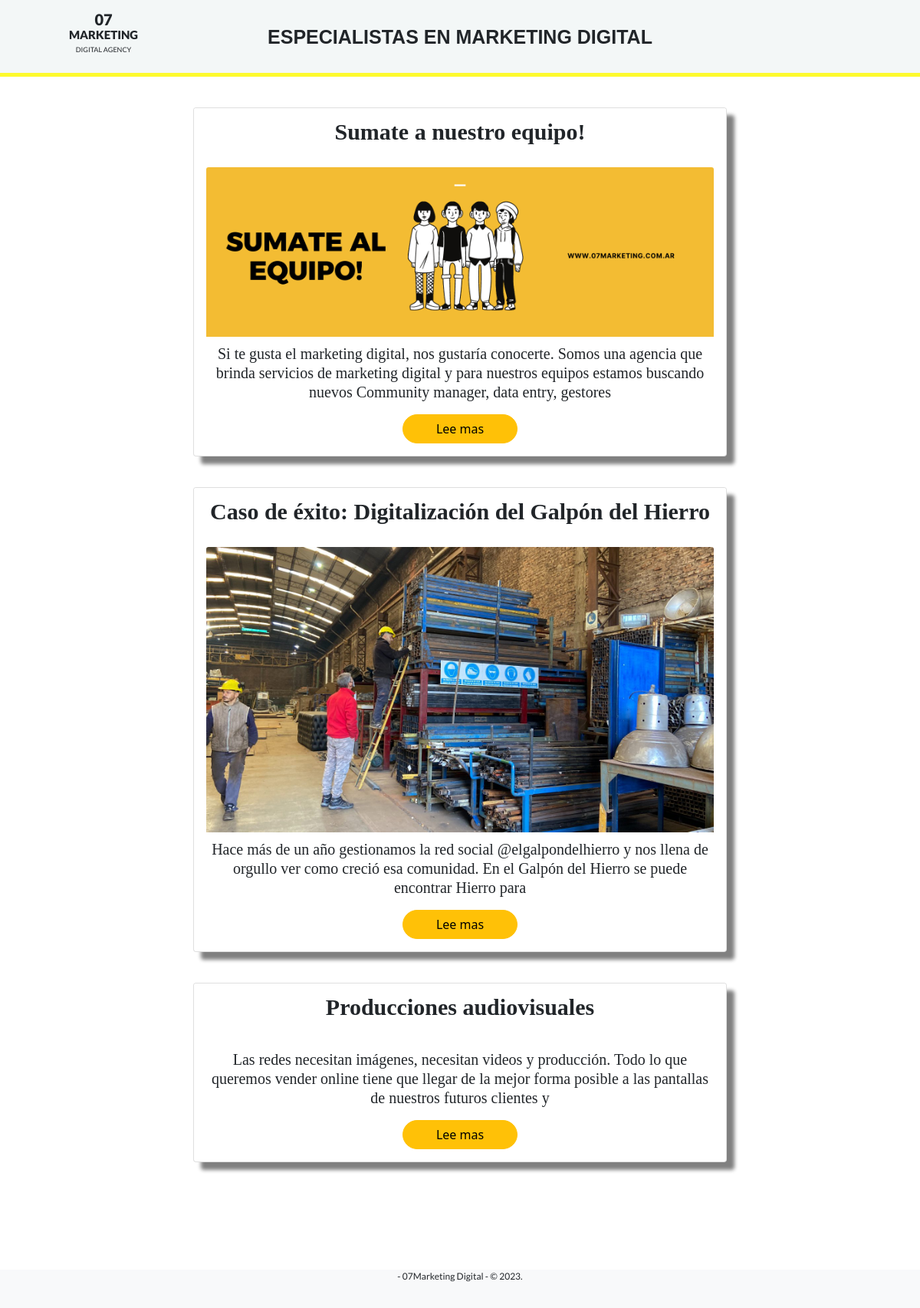
The page / on the database its author committed.
### appweb/models.py (models this page shows, shortened)
class Tarjeta(models.Model):
    titulo = models.CharField(max_length=100, verbose_name = 'Titulo', unique=True)
    imagen = models.ImageField(upload_to='media/', null=True, blank=True)
    descripcion = models.TextField(verbose_name = 'Descripción')
    estado = models.BooleanField(default=True)

### appweb/views.py (the view)
# urls.py: path('', TarjetaList.as_view(), name='tarjetas'),
class TarjetaList(ListView):
    model = Tarjeta
    template_name = 'appweb/index.html'

### appweb/templates/appweb/index.html
{% extends 'base.html' %}
{% load static %}
{% block content %}
{% for tarjeta in object_list %}
<div>
<div class="card">
    <div class="card-header">
      {{tarjeta.titulo}}
    </div>
    <div class="card-body mx-auto">
      {% if tarjeta.imagen %}
      <img src="{{tarjeta.imagen.url}}" class="card-img-top" alt="...">
      {% endif %}
      <p class="card-text">{{tarjeta.descripcion}}</p>
      <div class="boton">
        <a href="#" class="btn btn-warning">Lee mas</a>
      </div>
    </div>
</div>
</div>
{% endfor%}
{% endblock %}

### templates/base.html (shortened to what this page needs)
<!doctype html>
{% load static %}
<html lang="en">
  <head>
    <link href="https://cdn.jsdelivr.net/npm/bootstrap@5.0.2/dist/css/bootstrap.min.css" rel="stylesheet">
    <link rel="stylesheet" href="{% static 'css/estilos.css' %}">
  </head>
  <body>
    <div class="cabecera-principal">
        <div class="logo">
            <p class="logo-numero">07</p>
            <p class="logo-escritura">MARKETING</p>
            <p class="logo-mini">DIGITAL AGENCY</p>
        </div>
        <div class="titulo">
            <p>ESPECIALISTAS  EN  MARKETING  DIGITAL</p>
        </div>
    </div>
    <div class="container">
      {% block content %}
      {% endblock %}
    </div>
    <footer class="footer mt-auto bg-light">
      <div class="container">
        <span class="text-footer"> - 07Marketing Digital -  &copy; 2023.</span>
      </div>
    </footer>
  </body>
</html>

### static/css/estilos.css (style rules this page uses)
.cabecera-principal { width: 100%; height: 100px; background-color: rgb(243, 247, 247); border-bottom: 5px solid #fdfa2d; padding-top: 10px; top: 0; position: fixed; z-index: 4; }
.logo { width: 150px; height: 70px; padding: 5px; margin-left: 60px; }
.logo-numero { font-size: 20px; font-weight: 800; font-family: Lato, sans-serif; padding-top: 10px; line-height: 1px; display: flex; align-items: center; justify-content: center; }
.logo-escritura { font-size: 15px; font-weight: 800; font-family: Lato, sans-serif; display: flex; flex-wrap: wrap; align-items: center; justify-content: center; padding-top: 2px; line-height: 2px; }
.logo-mini { font-size: 9px; font-family: Lato, sans-serif; display: flex; flex-wrap: wrap; align-items: center; justify-content: center; padding-top: 2px; line-height: 2px; }
.titulo { font-size: 25px; font-family: Arial, Helvetica, sans-serif; font-weight: bold; display: flex; flex-wrap: wrap; align-items: center; justify-content: center; margin-top: -50px; }
.container { width: 60%; margin-top: 140px; }
.card { margin-top: 40px; box-shadow: 10px 10px 5px grey; margin-bottom: 40px; }
.card-header { text-align: center; font-size: 30px; font-family: saira; font-weight: bold; background-color: white; border-bottom: white; }
.card-text { text-align: center; font-size: 20px; font-family: saira; line-height: 25px; margin-top: 10px; }
.boton { width: 150px; margin: auto; }
.btn { align-items: center; display: flex; justify-content: center; border-radius: 25px; }
footer { height: 50px; }
.text-footer { display: flex; flex-wrap: wrap; justify-content: center; font-size: 12px; font-family: Lato; }

### rows shown on the page
Tarjeta: titulo "Sumate a nuestro equipo!", imagen (picture), descripcion "Si te gusta el marketing digital, nos gustaría conocerte. Somos una agencia que brinda servicios de marketing digital y para nuestros equipos estamos buscando nuevos Community manager, data entry, gestores"
Tarjeta: titulo "Caso de éxito: Digitalización del Galpón del Hierro", imagen (picture), descripcion "Hace más de un año gestionamos la red social @elgalpondelhierro y nos llena de orgullo ver como creció esa comunidad. En el Galpón del Hierro se puede encontrar Hierro para"
Tarjeta: titulo "Producciones audiovisuales", descripcion "Las redes necesitan imágenes, necesitan videos y producción. Todo lo que queremos vender online tiene que llegar de la mejor forma posible a las pantallas de nuestros futuros clientes y"
